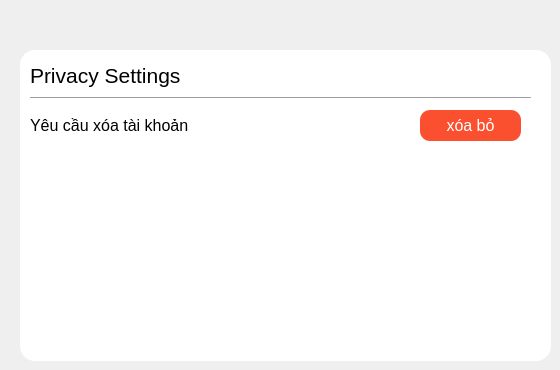
      <widget class="QWidget" name="page_9">
       <widget class="QLabel" name="label_71">
        <property name="geometry">
         <rect>
          <x>20</x>
          <y>50</y>
          <width>531</width>
          <height>311</height>
         </rect>
        </property>
        <property name="styleSheet">
         <string notr="true">background-color: rgb(255, 255, 255);
border-radius: 15px;</string>
        </property>
        <property name="text">
         <string/>
        </property>
       </widget>
       <widget class="QLabel" name="label_50">
        <property name="geometry">
         <rect>
          <x>30</x>
          <y>50</y>
          <width>181</width>
          <height>51</height>
         </rect>
        </property>
        <property name="font">
         <font>
          <pointsize>16</pointsize>
         </font>
        </property>
        <property name="styleSheet">
         <string notr="true">color: rgb(0, 0, 0);</string>
        </property>
        <property name="text">
         <string>Privacy Settings</string>
        </property>
       </widget>
       <widget class="QLabel" name="label_23">
        <property name="geometry">
         <rect>
          <x>30</x>
          <y>110</y>
          <width>181</width>
          <height>31</height>
         </rect>
        </property>
        <property name="font">
         <font>
          <pointsize>12</pointsize>
         </font>
        </property>
        <property name="styleSheet">
         <string notr="true">color: rgb(0, 0, 0);</string>
        </property>
        <property name="text">
         <string>Yêu cầu xóa tài khoản</string>
        </property>
       </widget>
       <widget class="Line" name="line_2">
        <property name="geometry">
         <rect>
          <x>30</x>
          <y>90</y>
          <width>501</width>
          <height>16</height>
         </rect>
        </property>
        <property name="orientation">
         <enum>Qt::Orientation::Horizontal</enum>
        </property>
       </widget>
       <widget class="QPushButton" name="pushButton_47">
        <property name="geometry">
         <rect>
          <x>420</x>
          <y>110</y>
          <width>101</width>
          <height>31</height>
         </rect>
        </property>
        <property name="font">
         <font>
          <pointsize>12</pointsize>
         </font>
        </property>
        <property name="styleSheet">
         <string notr="true">border-radius: 10px;
background-color: rgb(250, 80, 48);
color: rgb(255, 255, 255);</string>
        </property>
        <property name="text">
         <string>xóa bỏ</string>
        </property>
       </widget>
      </widget>
